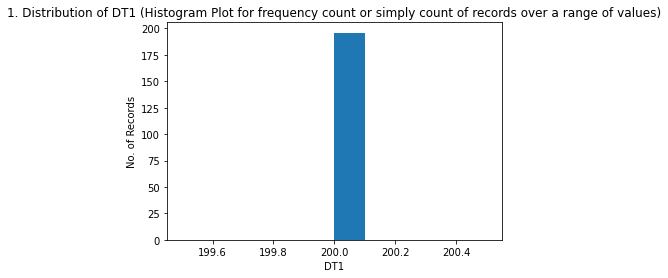

The Python source for this figure:
#!/usr/bin/env python3
# -*- coding: utf-8 -*-
"""
Assignment 4 – Plotting
Generate the following plots – create separate script for each plot type.
1. Histogram for the data
a. Input Data – Column B (DT1)
2. Box Plot
a. Input Data – Column C (Rhob1) – see example
"""
import pandas as pd
import matplotlib.pyplot as plt

#Reading the excel sheet using python code
excel_test_data1=pd.read_excel("/home/deepak/Desktop/petrabytes/Solutions/TEST_2/NS_Python_Test/ExcelTestData1.xlsx")

#excel_test_data1.info()
# To remove first row that consists of units only not any values
excel_test_data1.drop(excel_test_data1.index[:1], inplace=True)

"""
To create a Histogram, divide the data in bins.
bins divides the entire range of values in "n" equal parts, where "n" is
specified by us and count the number of records present in each of those parts
"""
#for 1st part: HISTOGRAM PLOT
plt.hist(excel_test_data1["DT1"], bins=10)
plt.xlabel("DT1")   #labeling x axis
plt.ylabel("No. of Records")    #labeling y axis
plt.title("1. Distribution of DT1 (Histogram Plot for frequency count or simply count of records over a range of values)")
plt.show()
